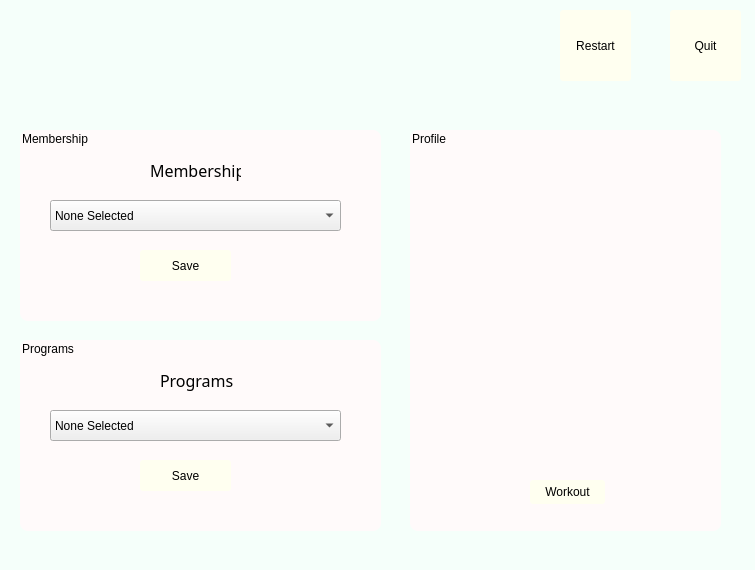
<?xml version="1.0" encoding="UTF-8"?>
<ui version="4.0">
 <class>MemDialog</class>
 <widget class="QDialog" name="MemDialog">
  <property name="geometry">
   <rect>
    <x>0</x>
    <y>0</y>
    <width>755</width>
    <height>570</height>
   </rect>
  </property>
  <property name="sizePolicy">
   <sizepolicy hsizetype="Fixed" vsizetype="Fixed">
    <horstretch>0</horstretch>
    <verstretch>0</verstretch>
   </sizepolicy>
  </property>
  <property name="windowTitle">
   <string>Dialog</string>
  </property>
  <property name="styleSheet">
   <string notr="true">#MemDialog  {background-color: rgb(245,255,250)}

QLabel { color: black; }
QLineEdit { border-radius: 3px}

QPushButton
{
	color: black;
	font: 12pt &quot;Segoe UI&quot; bold;
	background-color: rgb(255,255,240);
	border-width: 2px;
    border-radius:3px;
}

QPushButton:hover {background-color: rgb(255,222,173)}

QLabel
{
	font: 12pt &quot;Segoe UI&quot; bold;
}

#membershipBox {
	background-color: rgb(255,250,250);
	border-radius: 8px;
}

#profileBox {
	background-color: rgb(255,250,250);
	border-radius: 8px;
}

#programBox {
	background-color: rgb(255,250,250);
	border-radius: 8px;
}
 </string>
  </property>
  <widget class="QLabel" name="welcomeLabel">
   <property name="geometry">
    <rect>
     <x>230</x>
     <y>90</y>
     <width>251</width>
     <height>31</height>
    </rect>
   </property>
   <property name="text">
    <string/>
   </property>
   <property name="alignment">
    <set>Qt::AlignCenter</set>
   </property>
  </widget>
  <widget class="QPushButton" name="restartButton">
   <property name="geometry">
    <rect>
     <x>560</x>
     <y>10</y>
     <width>71</width>
     <height>71</height>
    </rect>
   </property>
   <property name="text">
    <string>Restart</string>
   </property>
  </widget>
  <widget class="QPushButton" name="quitButton">
   <property name="geometry">
    <rect>
     <x>670</x>
     <y>10</y>
     <width>71</width>
     <height>71</height>
    </rect>
   </property>
   <property name="text">
    <string>Quit</string>
   </property>
  </widget>
  <widget class="QLabel" name="logoLabel">
   <property name="geometry">
    <rect>
     <x>300</x>
     <y>0</y>
     <width>191</width>
     <height>101</height>
    </rect>
   </property>
   <property name="text">
    <string/>
   </property>
  </widget>
  <widget class="QLabel" name="currentDateTime">
   <property name="geometry">
    <rect>
     <x>10</x>
     <y>20</y>
     <width>241</width>
     <height>16</height>
    </rect>
   </property>
   <property name="font">
    <font>
     <family>Segoe UI 13</family>
     <pointsize>12</pointsize>
     <italic>false</italic>
     <bold>false</bold>
    </font>
   </property>
   <property name="text">
    <string/>
   </property>
  </widget>
  <widget class="QGroupBox" name="membershipBox">
   <property name="geometry">
    <rect>
     <x>20</x>
     <y>130</y>
     <width>361</width>
     <height>191</height>
    </rect>
   </property>
   <property name="title">
    <string>Membership</string>
   </property>
   <widget class="QLabel" name="membershipLabel">
    <property name="geometry">
     <rect>
      <x>130</x>
      <y>30</y>
      <width>91</width>
      <height>21</height>
     </rect>
    </property>
    <property name="font">
     <font>
      <family>Segoe UI 13</family>
      <pointsize>12</pointsize>
      <italic>false</italic>
      <bold>false</bold>
     </font>
    </property>
    <property name="text">
     <string>Membership</string>
    </property>
   </widget>
   <widget class="QComboBox" name="membershipComboBox">
    <property name="geometry">
     <rect>
      <x>30</x>
      <y>70</y>
      <width>291</width>
      <height>31</height>
     </rect>
    </property>
    <item>
     <property name="text">
      <string>None Selected</string>
     </property>
    </item>
    <item>
     <property name="text">
      <string>Bronze</string>
     </property>
    </item>
    <item>
     <property name="text">
      <string>Silver</string>
     </property>
    </item>
    <item>
     <property name="text">
      <string>Gold</string>
     </property>
    </item>
   </widget>
   <widget class="QPushButton" name="membershipPushButton">
    <property name="geometry">
     <rect>
      <x>120</x>
      <y>120</y>
      <width>91</width>
      <height>31</height>
     </rect>
    </property>
    <property name="text">
     <string>Save</string>
    </property>
   </widget>
  </widget>
  <widget class="QGroupBox" name="programBox">
   <property name="geometry">
    <rect>
     <x>20</x>
     <y>340</y>
     <width>361</width>
     <height>191</height>
    </rect>
   </property>
   <property name="title">
    <string>Programs</string>
   </property>
   <widget class="QComboBox" name="programComboBox">
    <property name="geometry">
     <rect>
      <x>30</x>
      <y>70</y>
      <width>291</width>
      <height>31</height>
     </rect>
    </property>
    <item>
     <property name="text">
      <string>None Selected</string>
     </property>
    </item>
    <item>
     <property name="text">
      <string>Balance</string>
     </property>
    </item>
    <item>
     <property name="text">
      <string>Endurance</string>
     </property>
    </item>
    <item>
     <property name="text">
      <string>Flexibility</string>
     </property>
    </item>
    <item>
     <property name="text">
      <string>Strength</string>
     </property>
    </item>
   </widget>
   <widget class="QLabel" name="programLabel">
    <property name="geometry">
     <rect>
      <x>140</x>
      <y>30</y>
      <width>91</width>
      <height>21</height>
     </rect>
    </property>
    <property name="font">
     <font>
      <family>Segoe UI 13</family>
      <pointsize>12</pointsize>
      <italic>false</italic>
      <bold>false</bold>
     </font>
    </property>
    <property name="text">
     <string>Programs</string>
    </property>
   </widget>
   <widget class="QPushButton" name="planPushButton">
    <property name="geometry">
     <rect>
      <x>120</x>
      <y>120</y>
      <width>91</width>
      <height>31</height>
     </rect>
    </property>
    <property name="text">
     <string>Save</string>
    </property>
   </widget>
  </widget>
  <widget class="QGroupBox" name="profileBox">
   <property name="geometry">
    <rect>
     <x>410</x>
     <y>130</y>
     <width>311</width>
     <height>401</height>
    </rect>
   </property>
   <property name="title">
    <string>Profile</string>
   </property>
   <widget class="QPushButton" name="workoutPushButton">
    <property name="geometry">
     <rect>
      <x>120</x>
      <y>350</y>
      <width>75</width>
      <height>24</height>
     </rect>
    </property>
    <property name="text">
     <string>Workout</string>
    </property>
   </widget>
   <widget class="QLabel" name="strengthLabel">
    <property name="geometry">
     <rect>
      <x>50</x>
      <y>310</y>
      <width>221</width>
      <height>16</height>
     </rect>
    </property>
    <property name="text">
     <string/>
    </property>
   </widget>
   <widget class="QLabel" name="flexibilityLabel">
    <property name="geometry">
     <rect>
      <x>50</x>
      <y>270</y>
      <width>221</width>
      <height>16</height>
     </rect>
    </property>
    <property name="text">
     <string/>
    </property>
   </widget>
   <widget class="QLabel" name="enduranceLabel">
    <property name="geometry">
     <rect>
      <x>50</x>
      <y>230</y>
      <width>221</width>
      <height>16</height>
     </rect>
    </property>
    <property name="text">
     <string/>
    </property>
   </widget>
   <widget class="QLabel" name="balanceLabel">
    <property name="geometry">
     <rect>
      <x>50</x>
      <y>190</y>
      <width>221</width>
      <height>16</height>
     </rect>
    </property>
    <property name="text">
     <string/>
    </property>
   </widget>
   <widget class="QLabel" name="faceLabel">
    <property name="geometry">
     <rect>
      <x>130</x>
      <y>30</y>
      <width>121</width>
      <height>121</height>
     </rect>
    </property>
    <property name="text">
     <string/>
    </property>
   </widget>
   <widget class="QLabel" name="numLabel">
    <property name="geometry">
     <rect>
      <x>50</x>
      <y>160</y>
      <width>221</width>
      <height>16</height>
     </rect>
    </property>
    <property name="text">
     <string/>
    </property>
   </widget>
  </widget>
 </widget>
 <resources/>
 <connections/>
</ui>
